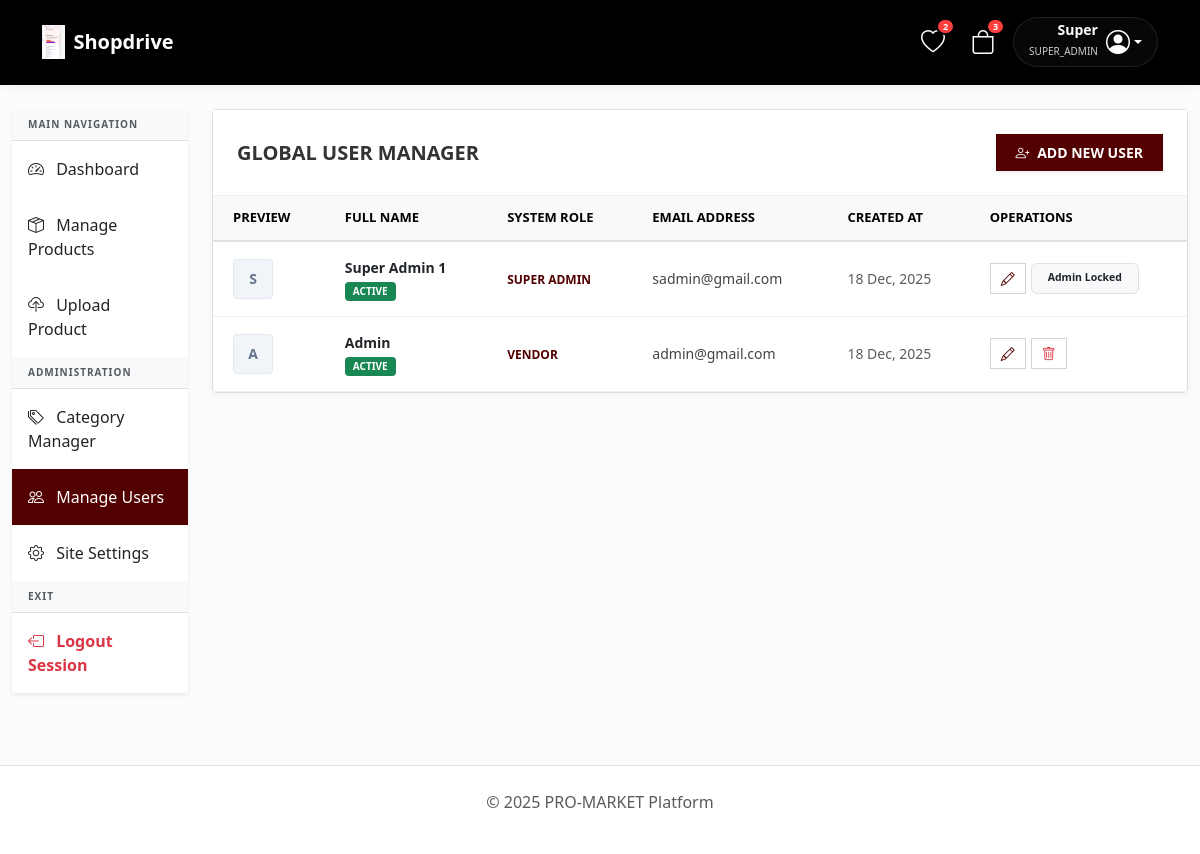
Page /admin/manage_users.php (signed in) on the committed database.
### tables this page shows
CREATE TABLE `site_settings` (
  `id` int(11) NOT NULL,
  `app_name` varchar(100) DEFAULT 'Pro-Market',
  `app_logo` varchar(255) DEFAULT 'logo.png',
  `primary_color` varchar(10) DEFAULT '#2563eb',
  `smtp_host` varchar(100) DEFAULT NULL,
  `smtp_user` varchar(100) DEFAULT NULL,
  `smtp_pass` varchar(100) DEFAULT NULL,
  `smtp_port` int(11) DEFAULT 587,
  `razorpay_key_id` varchar(100) DEFAULT NULL,
  `razorpay_key_secret` varchar(100) DEFAULT NULL,
  `banner_title` varchar(255) DEFAULT NULL,
  `banner_subtitle` text DEFAULT NULL,
  `header_color` varchar(10) DEFAULT '#ffffff'
);

CREATE TABLE `users` (
  `id` int(11) NOT NULL,
  `fullname` varchar(100) DEFAULT NULL,
  `email` varchar(100) NOT NULL,
  `password` varchar(255) NOT NULL,
  `role` enum('super_admin','vendor','customer') DEFAULT 'customer',
  `created_at` timestamp NOT NULL DEFAULT current_timestamp()
);

### admin/manage_users.php (the view, shortened to what this page needs)
<?php
require '../config/db.php';
$current_user_id = $_SESSION['user_id'];
$users = $pdo->query("SELECT * FROM users ORDER BY role ASC, fullname ASC")->fetchAll();
require '../includes/header.php';
?>
<div class="container-fluid mt-4">
    <div class="row">
        <div class="col-md-2 mb-4">
            <?php include '../includes/admin_sidebar.php'; ?>
        </div>
        <div class="col-md-10">
            <div class="manager-card">
                <div class="manager-header bg-white">
                    <h1 class="manager-title text-uppercase">Global User Manager</h1>
                    <a href="create_user.php" class="btn btn-add-custom shadow-sm">
                        <i class="bi bi-person-plus me-1"></i> Add New User
                    </a>
                </div>
                <div class="table-responsive">
                    <table class="table custom-table mb-0">
                        <thead>
                            <tr>
                                <th>Preview</th>
                                <th>Full Name</th>
                                <th>System Role</th>
                                <th>Email Address</th>
                                <th>Created At</th>
                                <th>Operations</th>
                            </tr>
                        </thead>
                        <tbody>
                            <?php foreach($users as $u):
                                $is_me = ($u['id'] == $current_user_id);
                            ?>
                            <tr>
                                <td>
                                    <div class="user-preview">
                                        <?= strtoupper($u['fullname'][0]) ?>
                                    </div>
                                </td>
                                <td>
                                    <div class="fw-bold text-dark"><?= htmlspecialchars($u['fullname']) ?></div>
                                    <span class="badge-status status-active">ACTIVE</span>
                                </td>
                                <td>
                                    <a href="#" class="role-link text-uppercase" style="font-size: 12px;">
                                        <?= str_replace('_', ' ', $u['role']) ?>
                                    </a>
                                </td>
                                <td><?= htmlspecialchars($u['email']) ?></td>
                                <td class="text-muted small">
                                    <?= date('d M, Y', strtotime($u['created_at'])) ?>
                                </td>
                                <td>
                                    <div class="action-group">
                                        <a href="edit_user.php?id=<?= $u['id'] ?>" class="btn-action-outline" title="Edit Profile">
                                            <i class="bi bi-pencil"></i>
                                        </a>
                                        <?php if(!$is_me): ?>
                                            <a href="?delete=<?= $u['id'] ?>" class="btn-action-outline delete" onclick="return confirm('Delete this user permanently?')" title="Delete User">
                                                <i class="bi bi-trash"></i>
                                            </a>
                                        <?php else: ?>
                                            <span class="badge bg-light text-dark border py-2 px-3 small">Admin Locked</span>
                                        <?php endif; ?>
                                    </div>
                                </td>
                            </tr>
                            <?php endforeach; ?>
                        </tbody>
                    </table>
                </div>
            </div>
        </div>
    </div>
</div>
<?php include '../includes/footer.php'; ?>

### includes/header.php (shortened to what this page needs)
<?php
require_once __DIR__ . '/../config/db.php';
$brand = $pdo->query("SELECT * FROM site_settings WHERE id = 1")->fetch();
$app_name = $brand['app_name'] ?? 'Pro-Market';
$app_logo = $brand['app_logo'] ?? '';
$is_folder = (strpos($_SERVER['PHP_SELF'], '/admin/') !== false || strpos($_SERVER['PHP_SELF'], '/vendor/') !== false);
$base = $is_folder ? '../' : '';
$isLoggedIn = isset($_SESSION['user_id']);
$userName = $_SESSION['fullname'] ?? '';
$userRole = $_SESSION['role'] ?? '';
$cart_count = 0;
$wishlist_count = 0;
if ($isLoggedIn) {
    $cStmt = $pdo->prepare("SELECT SUM(quantity) FROM cart WHERE user_id = ?");
    $cStmt->execute([$_SESSION['user_id']]);
    $cart_count = (int)$cStmt->fetchColumn();
    $wStmt = $pdo->prepare("SELECT COUNT(id) FROM wishlist WHERE user_id = ?");
    $wStmt->execute([$_SESSION['user_id']]);
    $wishlist_count = (int)$wStmt->fetchColumn();
}
?>
<!DOCTYPE html>
<html lang="en">
<head>
    <link href="https://cdn.jsdelivr.net/npm/bootstrap@5.3.0/dist/css/bootstrap.min.css" rel="stylesheet">
    <link rel="stylesheet" href="https://cdn.jsdelivr.net/npm/bootstrap-icons@1.11.1/font/bootstrap-icons.css">
</head>
<body>
<nav class="navbar navbar-expand-lg navbar-custom py-3 sticky-top">
    <div class="container">
        <a class="navbar-brand fw-bold d-flex align-items-center" href="<?= $base ?>index.php">
            <?php if($app_logo): ?>
                <img src="<?= $base ?>assets/uploads/<?= $app_logo ?>" style="max-height: 35px;" class="me-2">
            <?php endif; ?>
            <?= htmlspecialchars($app_name) ?>
        </a>
        <div class="ms-auto d-flex align-items-center">
            <a href="<?= $base ?>wishlist.php" class="header-icon-btn text-decoration-none">
                <i class="bi bi-heart fs-4"></i>
                <?php if($wishlist_count > 0): ?>
                    <span class="badge rounded-pill header-badge wishlist-count-badge">
                        <?= $wishlist_count ?>
                    </span>
                <?php endif; ?>
            </a>
            <a href="<?= $base ?>cart.php" class="header-icon-btn text-decoration-none">
                <i class="bi bi-bag fs-4"></i>
                <?php if($cart_count > 0): ?>
                    <span class="badge rounded-pill header-badge cart-count-badge">
                        <?= $cart_count ?>
                    </span>
                <?php endif; ?>
            </a>
            <?php if($isLoggedIn): ?>
                <div class="dropdown">
                    <a href="#" class="user-pill d-flex align-items-center text-decoration-none dropdown-toggle" data-bs-toggle="dropdown">
                        <div class="me-2 d-none d-md-block text-end">
                            <div class="small fw-bold mb-0" style="line-height: 1;"><?= htmlspecialchars(explode(' ', $userName)[0]) ?></div>
                            <span style="font-size: 10px; opacity: 0.8;"><?= strtoupper($userRole) ?></span>
                        </div>
                        <i class="bi bi-person-circle fs-4"></i>
                    </a>
                </div>
            <?php else: ?>
                <a href="<?= $base ?>login.php" class="nav-link px-3 fw-bold border-end me-2" style="font-size: 14px;">Login</a>
                <a href="<?= $base ?>register.php" class="btn btn-primary rounded-pill px-4 fw-bold shadow-sm" style="font-size: 14px;">Join Now</a>
            <?php endif; ?>
        </div>
    </div>
</nav>

### rows in the picture
site_settings: app_logo (picture), app_name "Shopdrive"
users: fullname "S", fullname "Super Admin 1", role "SUPER ADMIN", email "sadmin@gmail.com", created_at "18 Dec, 2025", shows "Admin Locked"
users: fullname "A", fullname "Admin", role "VENDOR", email "admin@gmail.com", created_at "18 Dec, 2025"

### other values in the picture
$wishlist_count "2"
$cart_count "3"
explode(' ', $userName)[0] "Super"
$userRole "SUPER_ADMIN"
